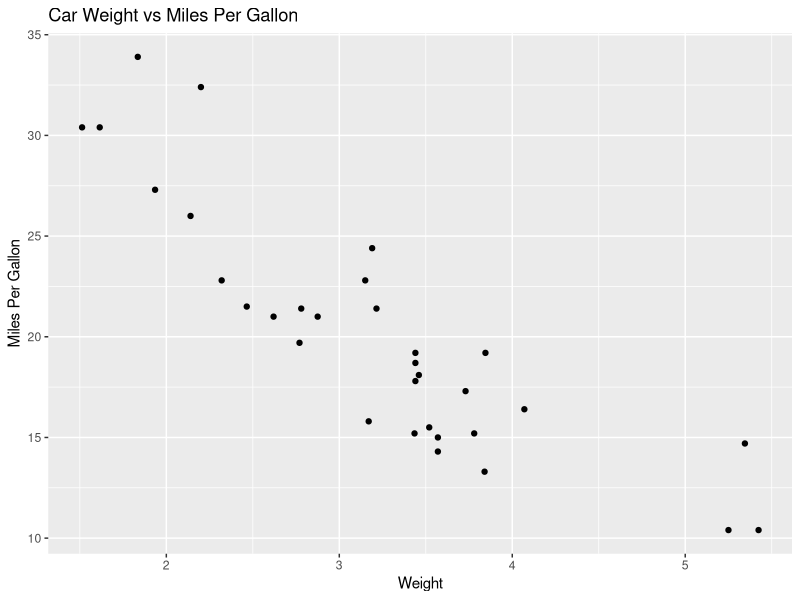

Here is the R script that generated this plot:
## ---- chunk 1
library(ggplot2)
data(mtcars)

head(mtcars)
## ---- chunk 2
summary(mtcars)
## ---- chunk 3
ggplot(data = mtcars, aes(x = wt, y = mpg)) +
  geom_point() +
  labs(
    title = "Car Weight vs Miles Per Gallon",
    x = "Weight",
    y = "Miles Per Gallon"
  )
